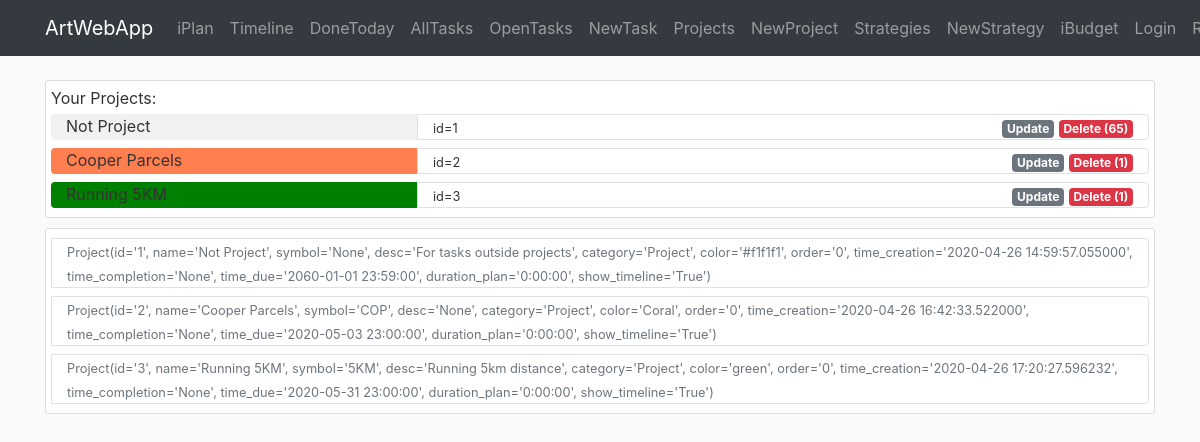
Before: /iplan/project with the older database file.
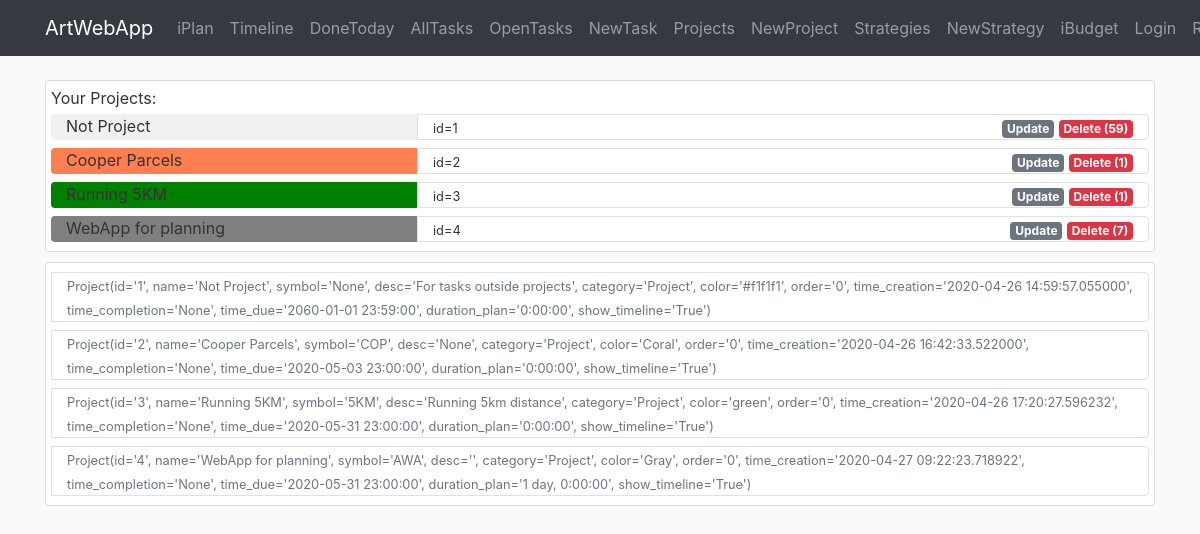
After: the same page with the newer database file.
### awa/iplan/models.py (models this page shows)
class Project(db.Model):
    id = db.Column(db.Integer, primary_key=True)
    name = db.Column(db.String(40), nullable=False)
    symbol = db.Column(db.String(3))
    desc = db.Column(db.Text)
    category = db.Column(db.String(20))
    color = db.Column(db.String(7))
    order = db.Column(db.Integer)
    time_creation = db.Column(db.DateTime, default=datetime.now)
    time_completion = db.Column(db.DateTime)
    time_due = db.Column(db.DateTime)
    duration_plan = db.Column(db.Interval, nullable=False, default=timedelta(0))
    show_timeline = db.Column(db.Boolean, default=True, nullable=False)
    br_task = db.relationship('Task', backref='project')  # todo: lazy=True - test that later
    def __repr__(self):
        return f"Project(id='{self.id}', name='{self.name}', symbol='{self.symbol}', desc='{self.desc}'," \
               f" category='{self.category}', color='{self.color}', order='{self.order}'," \
               f" time_creation='{self.time_creation}', time_completion='{self.time_completion}'," \
               f" time_due='{self.time_due}', duration_plan='{self.duration_plan}'," \
               f" show_timeline='{self.show_timeline}')"

### awa/iplan/routes.py (the view)
@iplan.route('/iplan/project', methods=['GET', 'POST'])
def project():
    projects = Project.query.order_by(Project.order).all()
    count_tasks = {item.id: len(Task.query.filter_by(id_project=item.id).all()) for item in projects}
    return render_template('iplan/project.html', projects=projects, count_tasks=count_tasks)

### awa/templates/iplan/project.html
{% extends "layout.html" %}
{% block content %}
<div class="container">
   <div class="content-section">
       Your Projects:
        {% for item in projects %}
        <div class="row m-0">
            <div class="col-4 rounded-left mt-1 mb-1" style="background-color:{{item.color}}">
                {{item.name}}
            </div>
            <div class="col border rounded-right mt-1 mb-1">
                <div class="row p-0">
                    <div class="col">
                        <small>id={{item.id}}</small>
                    </div>
                    <div class="col-auto ml-auto">
                        <a href="{{url_for('iplan.project_update', id_project=item.id)}}" class="badge badge-secondary">Update</a>
                        {% if count_tasks[item.id] %}
                            <a href="{{url_for('iplan.project_delete', id_project=item.id)}}" class="badge badge-danger">Delete ({{count_tasks[item.id]}})</a>
                        {% else %}
                            <a href="{{url_for('iplan.project_delete', id_project=item.id)}}" class="badge badge-warning">Delete</a>
                        {% endif %}
                    </div>
                </div>
            </div>
        </div>
        {% endfor %}
    </div>
   <div class="content-section">
        {% for item in projects %}
        <div class="row m-0">
            <div class="col border rounded-right mt-1 mb-1">
                <div class="row p-0">
                    <div class="col-auto">
                        <small class="text-muted">{{item}}</small>
                    </div>
                </div>
            </div>
        </div>
        {% endfor %}
    </div>
</div>
{% endblock content %}

### awa/templates/layout.html (shortened to what this page needs)
<!DOCTYPE html>
<html lang="en">
<head>
    <link rel="stylesheet" href="https://stackpath.bootstrapcdn.com/bootstrap/4.4.1/css/bootstrap.min.css">
    <link rel="stylesheet" type="text/css" href="{{ url_for('static', filename='main.css') }}">
</head>
<body>
    <header>
        <nav class="navbar navbar-expand-md navbar-dark bg-dark fixed-top">
            <div class="container">
                <a class="navbar-brand" href="{{ url_for('main.home') }}">ArtWebApp</a>
                <div class="collapse navbar-collapse" id="navbarSupportedContent">
                    <div class="navbar-nav mr-auto">
                        <a class="nav-item nav-link" href="{{ url_for('iplan.home') }}">iPlan</a>
                        <a class="nav-item nav-link" href="{{ url_for('iplan.timeline') }}">Timeline</a>
                        <a class="nav-item nav-link" href="{{ url_for('iplan.task_donetoday') }}">DoneToday</a>
                        <a class="nav-item nav-link" href="{{ url_for('iplan.task') }}">AllTasks</a>
                        <a class="nav-item nav-link" href="{{ url_for('iplan.task_open') }}">OpenTasks</a>
                        <a class="nav-item nav-link" href="{{ url_for('iplan.task_create', timeline_category='This Week') }}">NewTask</a>
                        <a class="nav-item nav-link" href="{{ url_for('iplan.project') }}">Projects</a>
                        <a class="nav-item nav-link" href="{{ url_for('iplan.project_create') }}">NewProject</a>
                        <a class="nav-item nav-link" href="{{ url_for('iplan.strategy') }}">Strategies</a>
                        <a class="nav-item nav-link" href="{{ url_for('iplan.strategy_create') }}">NewStrategy</a>
                    </div>
                    <div class="navbar-nav">
                        <a class="nav-item nav-link" href="{{ url_for('ibudget.home')}}">iBudget</a>
                        <a class="nav-item nav-link" href="#">Login</a>
                        <a class="nav-item nav-link" href="#">Register</a>
                    </div>
                </div>
            </div>
        </nav>
    </header>
    <main role="main">
            {% block content %}{% endblock %}
    </main>
</body>
</html>

### awa/static/main.css (style rules this page uses)
body { background: #fafafa; color: #333333; margin-top: 5rem; }
.content-section { background: #ffffff; padding: 5px 5px; border: 1px solid #dddddd; border-radius: 3px; margin-bottom: 10px; }

Changed rows visible on the page:
computed for Project "Not Project": count_tasks "65" → "59"
added Project: name "WebApp for planning", id "4", count_tasks "7", id+name+symbol "Project(id='4', name='WebApp for planning', symbol='AWA', desc='', category='Project', color='Gray', order='0', time_creation='2020-04-27 09:22:23.718922', time_completion='None', time_due='2020-05-31 23:00:00', duration_plan='1 day, 0:00:00', show_timeline='True')"
